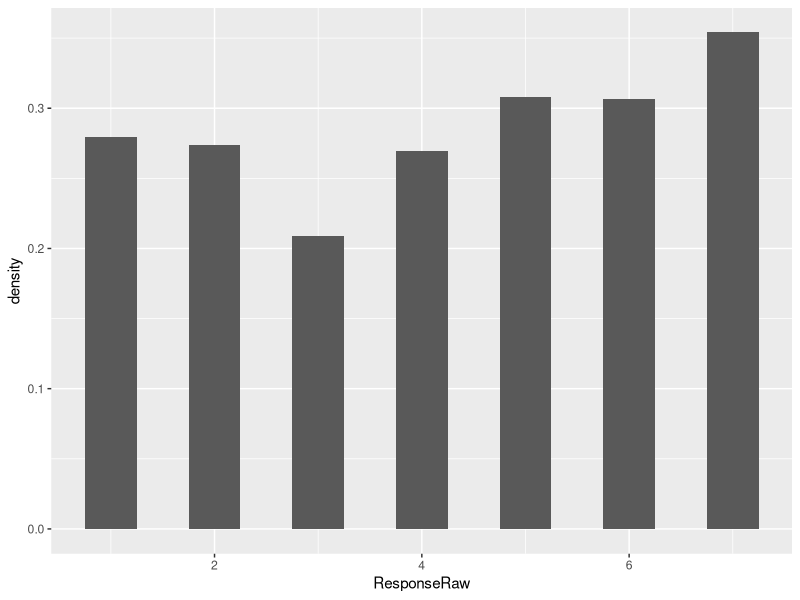
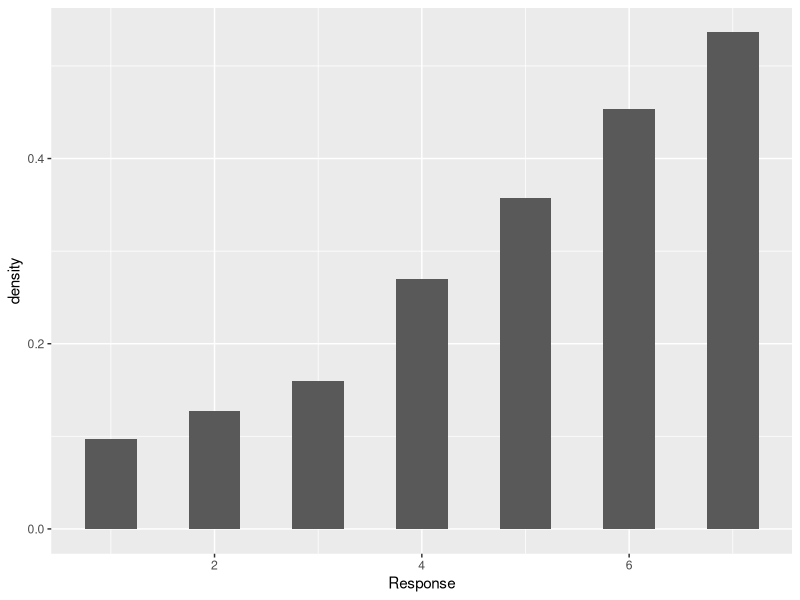
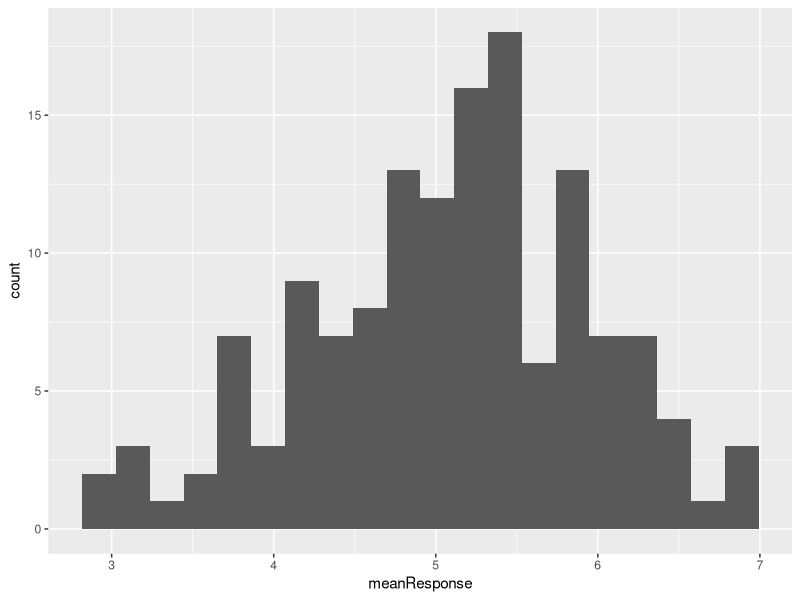
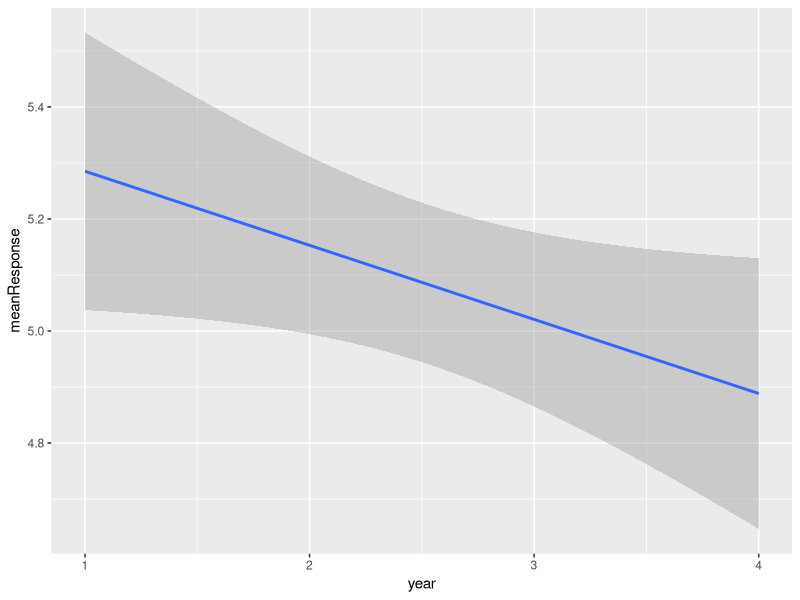

Write R code to recreate these figures, in order.
## ---- chunk 1
library(dplyr)
library(ggplot2)
library(tidyr)
library(stringr)
library(assertthat)
## ---- chunk 2
attitudeData=read.csv('statsAttitude.txt',stringsAsFactors = FALSE)
head(attitudeData)
dim(attitudeData)
## ---- chunk 3
# The first column is the year
origNames=names(attitudeData)
newNames=c('Year')
# the rest of the columns are for the 29 questions in the statistics attitude survey. # Let's use shortened names that include the item number for each one.
for (i in 1:29){
  newNames=c(newNames,sprintf('statt%02d',i))
}

names(attitudeData)=newNames
# let's add a participant ID so that we will be able to identify them later
attitudeData = attitudeData %>% mutate(ID=row.names(attitudeData))
head(attitudeData)
## ---- chunk 4
attitudeData[57,]
## ---- chunk 5
# compute the number of NAs for each participant
numNAvals=apply(is.na(attitudeData),1,sum)
table(numNAvals)

## ---- chunk 6
# this is equivalent to drop_na(attitudeData)
attitudeDataNoNA = attitudeData %>% drop_na()
dim(attitudeDataNoNA)
## ---- chunk 7
attitudeDataTidy = attitudeDataNoNA %>% gather(key=Question,
                                               value=ResponseRaw,
                                               -Year, -ID)
head(attitudeDataTidy)
## ---- chunk 8
ggplot(attitudeDataTidy,aes(ResponseRaw,..density..)) +
  geom_histogram(binwidth=0.5)
## ---- chunk 9
# start by filling in the new Response variable with the Raw responses
# then we will flip the relevant ones
attitudeDataTidy = attitudeDataTidy %>%
  mutate(Qnum=as.integer(str_replace(Question,'statt',''))) %>%
  mutate(Response=ResponseRaw)

reverse_score_attitude=c(6,10,14,16,20,28,2,4,7,12,15,18,25,27)

attitudeDataTidy$Response[attitudeDataTidy$Qnum %in% reverse_score_attitude] = 8 - attitudeDataTidy$ResponseRaw[attitudeDataTidy$Qnum %in% reverse_score_attitude]  

## ---- chunk 10

assert_that(all(attitudeDataTidy$Response %in% c(1:7)))
assert_that(all(attitudeDataTidy$Year %in% c(1:4)))

## ---- chunk 11
reversedItemsDf=attitudeDataTidy %>% subset(Response != ResponseRaw) 
assert_that(all(reversedItemsDf$Qnum %in% reverse_score_attitude))
## ---- chunk 12
ggplot(attitudeDataTidy,aes(Response,..density..)) +
  geom_histogram(binwidth=0.5)
## ---- chunk 13
participantSummary=attitudeDataTidy %>% group_by(ID) %>%
  summarize(meanResponse=mean(Response),year=unique(Year))

ggplot(participantSummary,aes(meanResponse)) +
  geom_histogram(bins=20)

## ---- chunk 14
participantSummaryByYear=attitudeDataTidy %>% group_by(Year) %>%
  summarize(meanResponse=mean(Response),sd=sd(Response),n=n()/29)

ggplot(participantSummary,aes(x=year,y=meanResponse)) +
  geom_smooth(method='lm')
